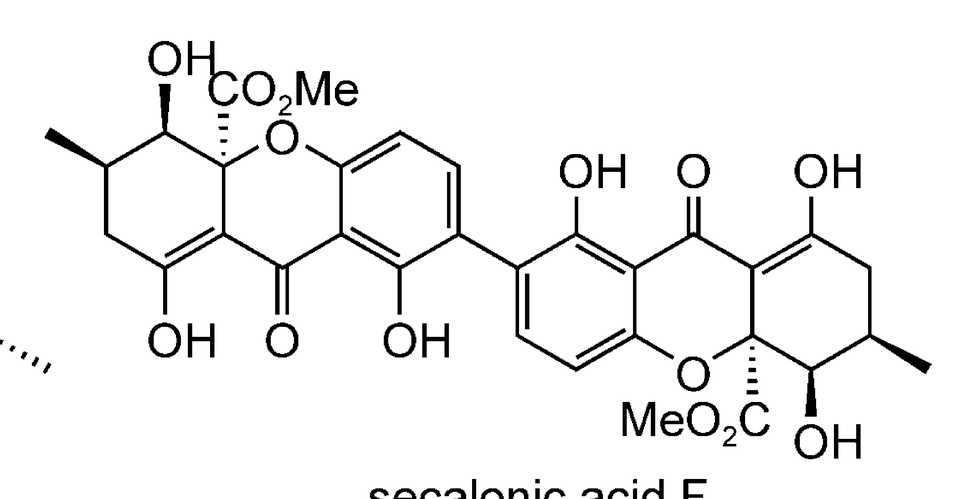
#> input picture dataset/raw/mol_0216.png, 962 x 499 px, shrunk from 3073 x 1594 before the run
$ python debug_single.py
#> lines starting #> are read from the running program, lines starting #| are printed output that depends on the picture; after the words box and inside, x2 and y2 are one past the last pixel; in counts of white or black regions, pixels touching at a corner belong together
### image_processor/detectors.py
# detectors.py
import cv2
import numpy as np

def extract_structure_mask(img, blur_ksize=5, canny_low=50, canny_high=150, vis=False):
    """
    返回结构式的二值掩膜
    """
    # Convert original image to grayscale
    gray = cv2.cvtColor(img, cv2.COLOR_BGR2GRAY)

    # 去噪
    blurred = cv2.GaussianBlur(gray, (blur_ksize, blur_ksize), 0)

    # 边缘检测

    edges = cv2.Canny(blurred, canny_low, canny_high)

    # 膨胀边缘，连起虚线
    #kernel = np.ones((2,2), np.uint8)
    #edges = cv2.dilate(edges, kernel, iterations=1)
    if vis:
        cv2.imshow("2. Edge Mask", edges)
    return edges

### image_processor/filters.py
# filters.py
import cv2
import numpy as np

def filter_contours_by_area(contours, img_shape,
                    min_area=100, max_area_ratio=0.3,
                    min_aspect=0.2, max_aspect=5.0):
    h, w = img_shape[:2]
    max_area = h * w * max_area_ratio
    mask = np.zeros((h, w), dtype=np.uint8)
    for cnt in contours:
        area = cv2.contourArea(cnt)
        if area < min_area or area > max_area:
            continue
        x, y, bw, bh = cv2.boundingRect(cnt)
        aspect = bh / (bw + 1e-5)
        if not (min_aspect <= aspect <= max_aspect):
            continue
        # 近似多边形
        peri = cv2.arcLength(cnt, True)
        approx = cv2.approxPolyDP(cnt, 0.02 * peri, True)
        # 太简单的可能是箭头
        if len(approx) < 4:
            continue
        cv2.fillPoly(mask, [cnt], 255)
    return mask

# [142 lines left out: functions distance_weighted_sample, sample_skeleton_points, assign_skeleton_to_contours, extract_point_cloud, not called in this run]

### debug_single.py
import cv2
import numpy as np
from image_processor.detectors import extract_structure_mask
from image_processor.filters import filter_contours_by_area

#IMG_PATH = "dataset/raw/mol_0216.png"

def debug_pipeline(img_path):
#> called with img_path = 'dataset/raw/mol_0216.png'
    img = cv2.imread(img_path)
#> img is the input picture: shape (499, 962, 3); min 0, max 255, mean 241.8
    if img is None:
        print(":x: 图片读取失败")
        return

    # 1. 边缘掩膜
    edge_mask = extract_structure_mask(
        img,
        blur_ksize=5,
        canny_low=50,
        canny_high=150
    )
#> in extract_structure_mask, `blurred = cv2.GaussianBlur(gray, (blur_ksize, blur_ksize), 0)`:
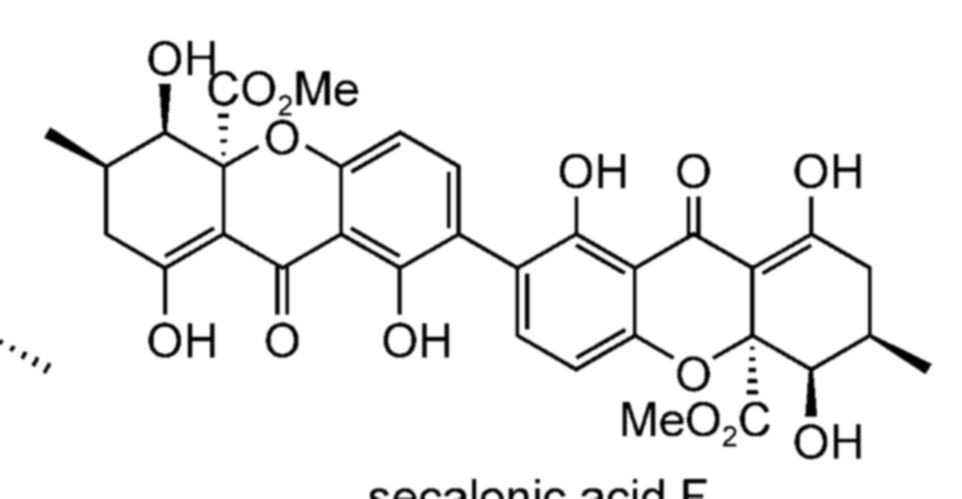
#> blurred: shape (499, 962); min 0, max 255, mean 241.8
#> in extract_structure_mask, `edges = cv2.Canny(blurred, canny_low, canny_high)`:
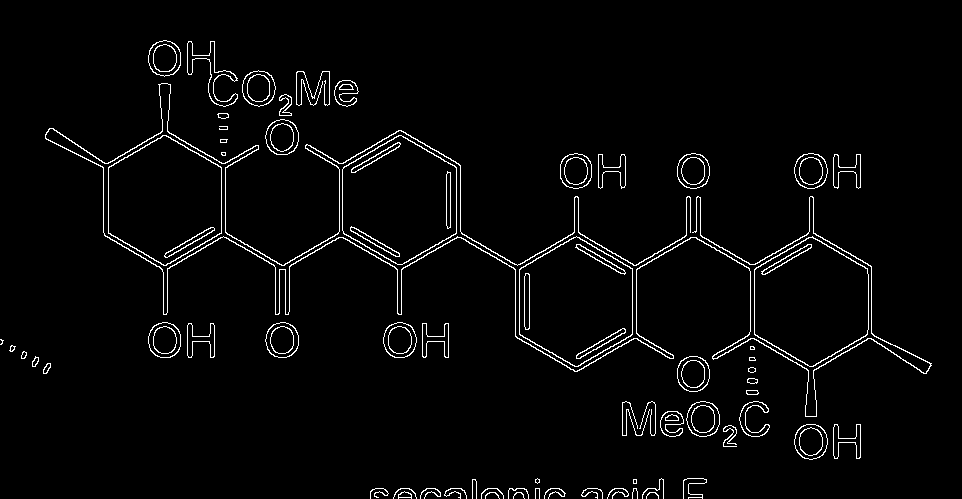
#> edges: shape (499, 962); 2.9% white in thin lines or dots, all inside (x1, y1, x2, y2) = (0, 40, 932, 499)

    # 2. 轮廓
    contours, _ = cv2.findContours(
        edge_mask, cv2.RETR_EXTERNAL, cv2.CHAIN_APPROX_SIMPLE
    )
#> contours = 65 contours, 28 with area under 20; largest, box (x1, y1, x2, y2) and area: (342, 135, 457, 265) 11216, (754, 236, 869, 367) 11202, (519, 236, 633, 367) 11152, (108, 135, 222, 266) 11151, (45, 83, 932, 417) 1162


    structure_mask = filter_contours_by_area(
        contours,
        img.shape,
        min_area=300,
        max_area_ratio=0.3,
        min_aspect=0.2,
        max_aspect=5.0
    )
#> the loop in filter_contours_by_area, `for cnt in contours:` made 65 passes
#> (area, x, y, bw, bh, aspect, peri) on passes 22, 23, 24, 25, 26, 34, 40, 41, 42, 43, 44, 45: (375.5, 833, 424, 28, 35, 1.25, 175.6), (922.5, 794, 424, 34, 36, 1.06, 114.3), (374.5, 660, 411, 24, 26, 1.08, 119.8), (365, 739, 401, 31, 36, 1.16, 172), (926.5, 686, 401, 34, 36, 1.06, 115.5), (924, 677, 356, 33, 36, 1.09, 114.1), (365, 422, 323, 27, 35, 1.3, 172.1), (395, 187, 323, 28, 35, 1.25, 173), (926, 383, 322, 34, 36, 1.06, 114.9), (924.5, 265, 322, 34, 36, 1.06, 114.3), (920.5, 148, 322, 33, 36, 1.09, 113.5), (11202.5, 754, 236, 115, 131, 1.14, 411.3)
#> area on passes 4, 21, 29, 30, 31, 32: 60, 25.5, 45.5, 43, 29, 45
#> after the loop in filter_contours_by_area, `for cnt in contours:`:
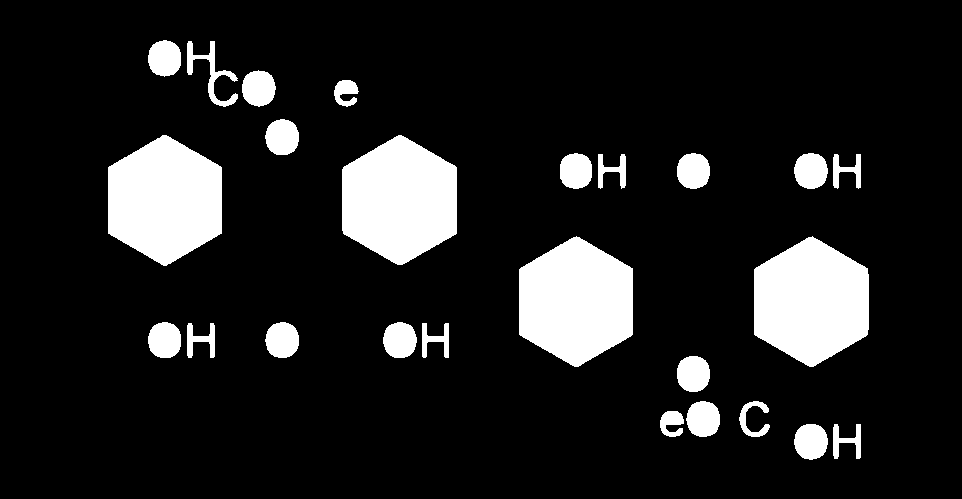
#> mask: shape (499, 962); 12.8% white; 25 white regions, largest, box (x1, y1, x2, y2) and area: (342, 135, 457, 265) 11396, (754, 236, 869, 367) 11382, (519, 236, 633, 367) 11332

    # 3. 应用掩膜
    masked = cv2.bitwise_and(img, img, mask=structure_mask)
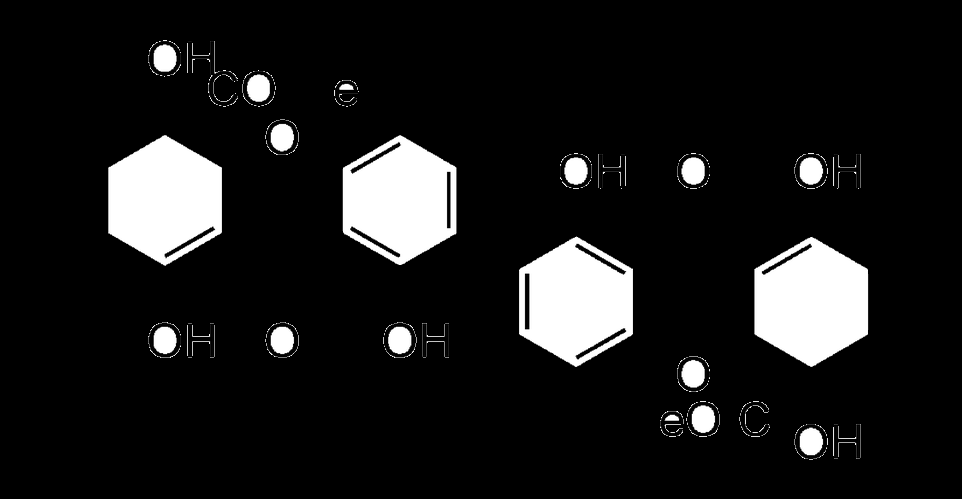
#> masked: shape (499, 962, 3); min 0, max 255, mean 26.9

    # 4. 二值化
    gray = cv2.cvtColor(masked, cv2.COLOR_BGR2GRAY)
    _, binary = cv2.threshold(
        gray, 0, 255, cv2.THRESH_BINARY_INV + cv2.THRESH_OTSU
    )
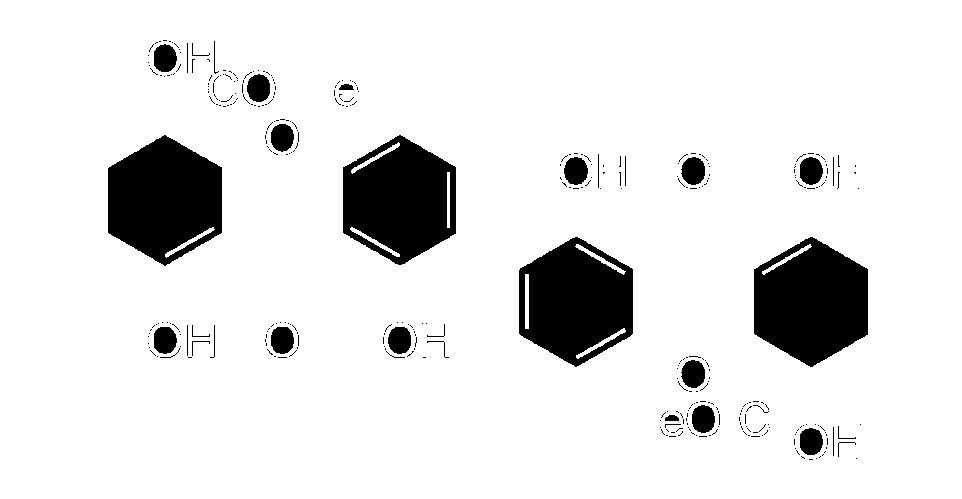
#> binary: shape (499, 962); 89.4% white; 367 black regions (333 under 20 px), largest, box (x1, y1, x2, y2) and area: (754, 237, 868, 367) 10953, (108, 135, 222, 266) 10943, (343, 135, 456, 265) 10501

    # ===== 显示调试窗口 =====
    cv2.imshow("1. Original", img)
    cv2.imshow("2. Edge Mask", edge_mask)
    cv2.imshow("3. Structure Mask", structure_mask)
    cv2.imshow("4. Final Binary", binary)

    print(":point_right: 按任意键继续下一张，Q 退出")

    key = cv2.waitKey(0)
#> (key q is pressed here)
    cv2.destroyAllWindows()

    return key == ord('q')

if __name__ == "__main__":
    test_images = [
        "dataset/raw/mol_0216.png",
        "dataset/raw/mol_0220.jpg",
        "dataset/raw/mol_0222.png",
        # 多加几张典型样本
    ]

    for path in test_images:
        IMG_PATH = path
        if debug_pipeline(IMG_PATH):
            break

$ run again, with dataset/raw/mol_0104.png copied over dataset/raw/mol_0216.png
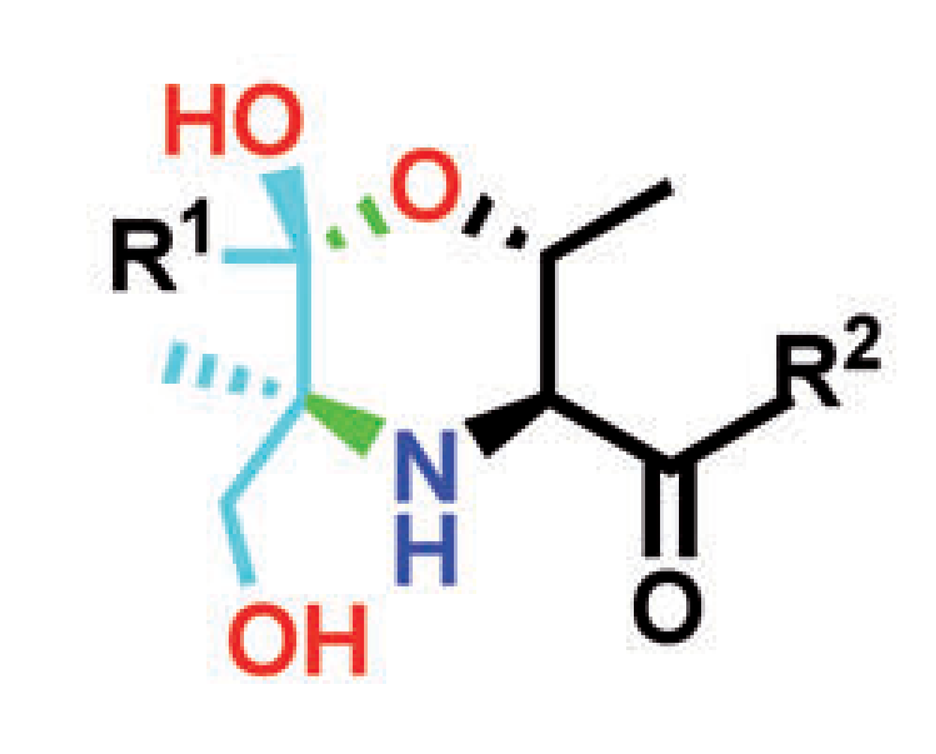
#> input picture dataset/raw/mol_0104.png, 936 x 754 px, shrunk from 3073 x 2474 before the run
#> in debug_pipeline, img is the input picture: shape (754, 936, 3); mean B, G, R 238.9, 238.9, 239.9
#> in extract_structure_mask, `edges = cv2.Canny(blurred, canny_low, canny_high)`:
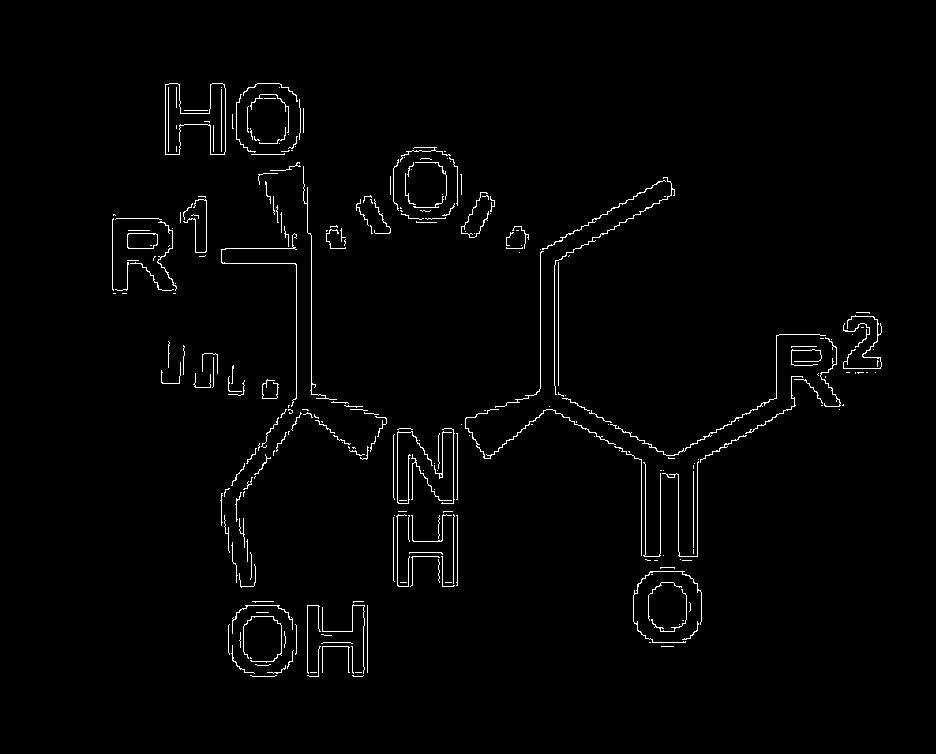
#> edges: shape (754, 936); 1.6% white in thin lines or dots, all inside (x1, y1, x2, y2) = (112, 83, 882, 677)
#> contours = 281 contours, 267 with area under 20; largest, box (x1, y1, x2, y2) and area: (165, 83, 226, 155) 2416, (127, 233, 158, 249) 436, (610, 334, 826, 456) 60, (465, 409, 616, 459) 59, (542, 180, 666, 250) 48
#> the loop in filter_contours_by_area, `for cnt in contours:` made 281 passes
#> area on passes 28, 38: 21.5, 35.5
#> after the loop in filter_contours_by_area, `for cnt in contours:`:
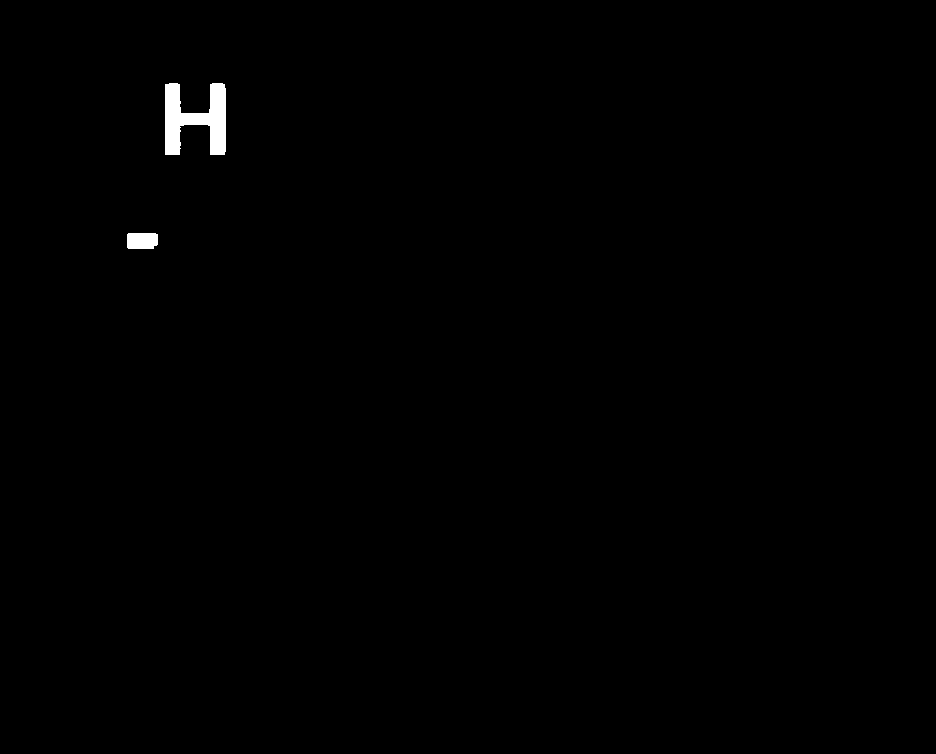
#> mask: shape (754, 936); 0.44% white; 2 white regions, box (x1, y1, x2, y2) and area: (165, 83, 226, 155) 2601, (127, 233, 158, 249) 479
#> binary: shape (754, 936); 99.6% white; 2 black regions, box (x1, y1, x2, y2) and area: (165, 83, 226, 155) 2601, (127, 233, 158, 249) 474
